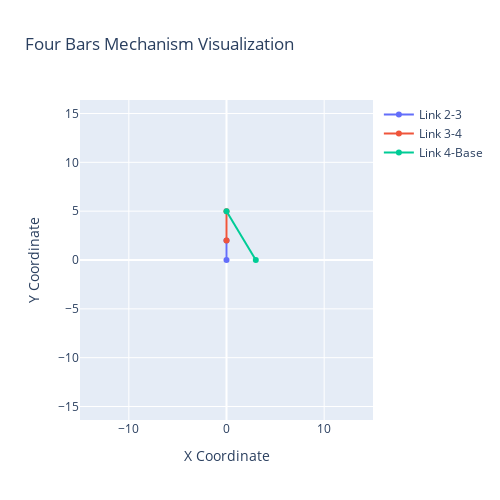

Notebook code cell kept with this figure:
### Code cell
plot_mechanism_updated_json({'r_x_2': 0.0,
 'r_x_3': 1.22464679914735e-16,
 'r_y_2': 0.0,
 'r_y_3': 2.00000000000000,
 'r_x_4': 3.06161699786838e-16,
 'r_y_4': 5.00000000000000},Separation)

### Figure 1 — Plotly figure (JSON) as saved in the notebook; plotly's stock layout.template omitted (floating-point values rounded to 4 significant figures)
{"data": [{"mode": "lines+markers", "name": "Link 2-3", "type": "scatter", "x": [0, 1.225e-16], "y": [0, 2]}, {"mode": "lines+markers", "name": "Link 3-4", "type": "scatter", "x": [1.225e-16, 3.062e-16], "y": [2, 5]}, {"mode": "lines+markers", "name": "Link 4-Base", "type": "scatter", "x": [3.062e-16, 3], "y": [5, 0]}], "layout": {"autosize": false, "height": 500, "showlegend": true, "title": {"text": "Four Bars Mechanism Visualization"}, "width": 500, "xaxis": {"range": [-15, 15], "scaleanchor": "y", "scaleratio": 1, "title": {"text": "X Coordinate"}}, "yaxis": {"range": [-15, 15], "scaleanchor": "x", "scaleratio": 1, "title": {"text": "Y Coordinate"}}}}
